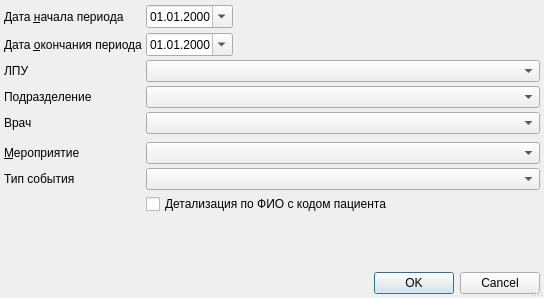
<?xml version="1.0" encoding="UTF-8"?>
<ui version="4.0">
 <class>ReportBIRADSSetupDialog</class>
 <widget class="QDialog" name="ReportBIRADSSetupDialog">
  <property name="windowModality">
   <enum>Qt::ApplicationModal</enum>
  </property>
  <property name="geometry">
   <rect>
    <x>0</x>
    <y>0</y>
    <width>544</width>
    <height>298</height>
   </rect>
  </property>
  <property name="windowTitle">
   <string>параметры отчёта</string>
  </property>
  <property name="sizeGripEnabled">
   <bool>true</bool>
  </property>
  <property name="modal">
   <bool>true</bool>
  </property>
  <layout class="QGridLayout" name="gridLayout">
   <property name="margin">
    <number>4</number>
   </property>
   <property name="spacing">
    <number>4</number>
   </property>
   <item row="4" column="1" colspan="6">
    <widget class="COrgComboBox" name="cmbOrganisation"/>
   </item>
   <item row="12" column="0" colspan="7">
    <spacer>
     <property name="orientation">
      <enum>Qt::Vertical</enum>
     </property>
     <property name="sizeHint" stdset="0">
      <size>
       <width>428</width>
       <height>16</height>
      </size>
     </property>
    </spacer>
   </item>
   <item row="8" column="1" colspan="4">
    <widget class="QFrame" name="frmAge">
     <property name="frameShape">
      <enum>QFrame::NoFrame</enum>
     </property>
     <property name="frameShadow">
      <enum>QFrame::Raised</enum>
     </property>
     <layout class="QHBoxLayout">
      <property name="spacing">
       <number>4</number>
      </property>
      <property name="margin">
       <number>0</number>
      </property>
     </layout>
    </widget>
   </item>
   <item row="6" column="0">
    <widget class="QLabel" name="lblPerson">
     <property name="text">
      <string>Врач</string>
     </property>
    </widget>
   </item>
   <item row="13" column="0" colspan="7">
    <widget class="QDialogButtonBox" name="buttonBox">
     <property name="orientation">
      <enum>Qt::Horizontal</enum>
     </property>
     <property name="standardButtons">
      <set>QDialogButtonBox::Cancel|QDialogButtonBox::Ok</set>
     </property>
    </widget>
   </item>
   <item row="4" column="0">
    <widget class="QLabel" name="lblOrganisation">
     <property name="text">
      <string>ЛПУ</string>
     </property>
    </widget>
   </item>
   <item row="6" column="1" colspan="6">
    <widget class="CPersonComboBoxEx" name="cmbPerson"/>
   </item>
   <item row="5" column="1" colspan="6">
    <widget class="COrgStructureComboBox" name="cmbOrgStructure"/>
   </item>
   <item row="5" column="0">
    <widget class="QLabel" name="lblOrgStructure">
     <property name="text">
      <string>Подразделение</string>
     </property>
    </widget>
   </item>
   <item row="9" column="0">
    <widget class="QLabel" name="lblActionType">
     <property name="text">
      <string>&amp;Мероприятие</string>
     </property>
     <property name="buddy">
      <cstring>cmbActionType</cstring>
     </property>
    </widget>
   </item>
   <item row="0" column="1" colspan="2">
    <widget class="CDateEdit" name="edtBegDate">
     <property name="sizePolicy">
      <sizepolicy hsizetype="Maximum" vsizetype="Fixed">
       <horstretch>0</horstretch>
       <verstretch>0</verstretch>
      </sizepolicy>
     </property>
     <property name="displayFormat">
      <string>dd.MM.yyyy</string>
     </property>
     <property name="calendarPopup">
      <bool>true</bool>
     </property>
    </widget>
   </item>
   <item row="0" column="0">
    <widget class="QLabel" name="lblBegDate">
     <property name="text">
      <string>Дата &amp;начала периода</string>
     </property>
     <property name="buddy">
      <cstring>edtBegDate</cstring>
     </property>
    </widget>
   </item>
   <item row="1" column="1" colspan="2">
    <widget class="CDateEdit" name="edtEndDate">
     <property name="sizePolicy">
      <sizepolicy hsizetype="Maximum" vsizetype="Fixed">
       <horstretch>0</horstretch>
       <verstretch>0</verstretch>
      </sizepolicy>
     </property>
     <property name="displayFormat">
      <string>dd.MM.yyyy</string>
     </property>
     <property name="calendarPopup">
      <bool>true</bool>
     </property>
    </widget>
   </item>
   <item row="1" column="0">
    <widget class="QLabel" name="lblEndDate">
     <property name="text">
      <string>Дата &amp;окончания периода</string>
     </property>
     <property name="buddy">
      <cstring>edtEndDate</cstring>
     </property>
    </widget>
   </item>
   <item row="0" column="3" colspan="4">
    <widget class="QWidget" name="wgtDatePeriodSpacer" native="true">
     <property name="sizePolicy">
      <sizepolicy hsizetype="Expanding" vsizetype="Preferred">
       <horstretch>0</horstretch>
       <verstretch>0</verstretch>
      </sizepolicy>
     </property>
     <layout class="QHBoxLayout" name="horizontalLayout">
      <item>
       <spacer name="spacer">
        <property name="orientation">
         <enum>Qt::Horizontal</enum>
        </property>
        <property name="sizeHint" stdset="0">
         <size>
          <width>194</width>
          <height>7</height>
         </size>
        </property>
       </spacer>
      </item>
     </layout>
    </widget>
   </item>
   <item row="11" column="1" colspan="6">
    <widget class="QCheckBox" name="chkClientDetail">
     <property name="text">
      <string>Детализация по ФИО с кодом пациента</string>
     </property>
    </widget>
   </item>
   <item row="9" column="1" colspan="6">
    <widget class="CActionTypeComboBoxEx" name="cmbActionType">
     <property name="sizeAdjustPolicy">
      <enum>QComboBox::AdjustToMinimumContentsLength</enum>
     </property>
    </widget>
   </item>
   <item row="10" column="0">
    <widget class="QLabel" name="lblEventType">
     <property name="text">
      <string>Тип события</string>
     </property>
    </widget>
   </item>
   <item row="10" column="1" colspan="6">
    <widget class="CRBComboBox" name="cmbEventType"/>
   </item>
  </layout>
 </widget>
 <customwidgets>
  <customwidget>
   <class>COrgStructureComboBox</class>
   <extends>QComboBox</extends>
   <header>Orgs/OrgStructComboBoxes.h</header>
  </customwidget>
  <customwidget>
   <class>CDateEdit</class>
   <extends>QDateEdit</extends>
   <header>library/DateEdit.h</header>
  </customwidget>
  <customwidget>
   <class>CPersonComboBoxEx</class>
   <extends>QComboBox</extends>
   <header>Orgs/PersonComboBoxEx.h</header>
  </customwidget>
  <customwidget>
   <class>COrgComboBox</class>
   <extends>QComboBox</extends>
   <header>Orgs/OrgComboBox.h</header>
  </customwidget>
  <customwidget>
   <class>CActionTypeComboBoxEx</class>
   <extends>QComboBox</extends>
   <header>Events/ActionTypeComboBoxEx.h</header>
  </customwidget>
  <customwidget>
   <class>CRBComboBox</class>
   <extends>QComboBox</extends>
   <header>library/crbcombobox.h</header>
  </customwidget>
 </customwidgets>
 <tabstops>
  <tabstop>edtBegDate</tabstop>
  <tabstop>edtEndDate</tabstop>
  <tabstop>cmbOrganisation</tabstop>
  <tabstop>cmbOrgStructure</tabstop>
  <tabstop>cmbPerson</tabstop>
  <tabstop>cmbActionType</tabstop>
  <tabstop>cmbEventType</tabstop>
  <tabstop>chkClientDetail</tabstop>
  <tabstop>buttonBox</tabstop>
 </tabstops>
 <resources/>
 <connections>
  <connection>
   <sender>buttonBox</sender>
   <signal>accepted()</signal>
   <receiver>ReportBIRADSSetupDialog</receiver>
   <slot>accept()</slot>
   <hints>
    <hint type="sourcelabel">
     <x>128</x>
     <y>293</y>
    </hint>
    <hint type="destinationlabel">
     <x>70</x>
     <y>270</y>
    </hint>
   </hints>
  </connection>
  <connection>
   <sender>buttonBox</sender>
   <signal>rejected()</signal>
   <receiver>ReportBIRADSSetupDialog</receiver>
   <slot>reject()</slot>
   <hints>
    <hint type="sourcelabel">
     <x>241</x>
     <y>293</y>
    </hint>
    <hint type="destinationlabel">
     <x>279</x>
     <y>272</y>
    </hint>
   </hints>
  </connection>
 </connections>
</ui>
